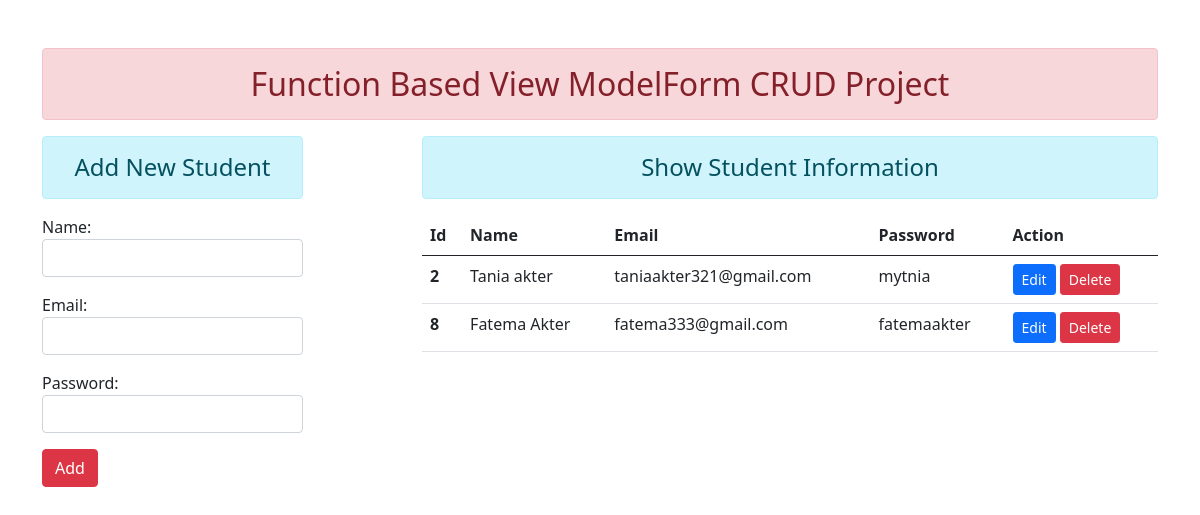
Before: / with the older database file.
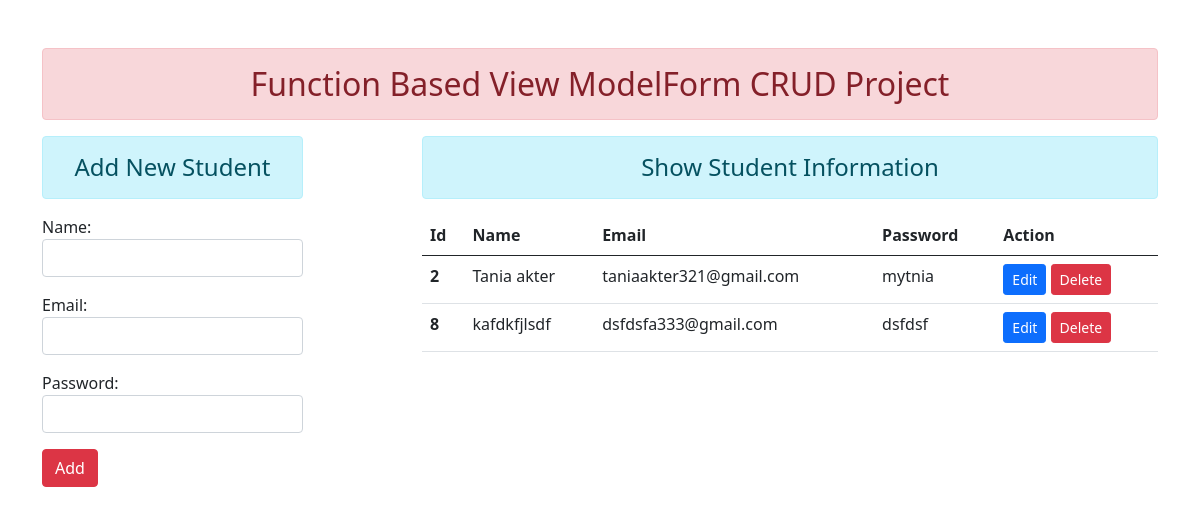
After: the same page with the newer database file.
### app1/models.py (models this page shows)
class User(models.Model):
    name = models.CharField(max_length=80)
    email = models.EmailField(max_length=100)
    password = models.CharField(max_length=50)

### app1/views.py (the view)
# urls.py: path('',views.add_show, name="home"),
def add_show(request):
    if request.method == 'POST':
        fm = StudentRegistration(request.POST)
        if fm.is_valid():
            name = fm.cleaned_data['name']
            email = fm.cleaned_data['email']
            password = fm.cleaned_data['password']
            reg = User(name=name, email=email, password=password)
            reg.save()
            messages.success(request=request, message="You Successfully Add New Record")
            fm = StudentRegistration()
    else:
        fm = StudentRegistration()
    student_info = User.objects.all()
    return render(request, "app1/addAndShow.html", context={'form': fm, 'info':student_info})

### app1/forms.py
class StudentRegistration(forms.ModelForm):
    class Meta:
        model = User
        fields = ['name', 'email', 'password']
        widgets = {
            'name' : forms.TextInput(attrs={'class':'form-control'}),
            'email' : forms.EmailInput(attrs={'class':'form-control'}),
            'password' : forms.PasswordInput(render_value=True,attrs={'class':'form-control'}),
        }

### app1/templates/app1/addAndShow.html (shortened to what this page needs)
{% extends 'app1/base.html' %} {% block content %}
<div class="row">
  <div class="col-sm-3">
    <h4 class="text-center alert alert-info">Add New Student</h4>
    <form action="" method="post">
      {% csrf_token %} {{form.as_p}}
      <button type="submit" class="btn btn-danger">Add</button>
    </form>
  </div>
  <div class="col-sm-8 offset-1">
    <h4 class="text-center alert alert-info">Show Student Information</h4>
    {% if info %}
    <table class="table table-hover">
      <thead>
        <tr>
          <th scope="col">Id</th>
          <th scope="col">Name</th>
          <th scope="col">Email</th>
          <th scope="col">Password</th>
          <th scope="col">Action</th>
        </tr>
      </thead>
      <tbody>
        {% for i in info %}
        <tr>
          <th scope="row">{{i.id}}</th>
          <td>{{i.name}}</td>
          <td>{{i.email}}</td>
          <td>{{i.password}}</td>
          <td>
            <a href="{% url 'update_info' i.id %}" class="btn btn-primary btn-sm">Edit</a>
            <form action="{% url 'delete_info' i.id %}" method="post" class="d-inline">
              <button type="submit" class="btn btn-danger btn-sm">
                Delete
              </button>
            </form>
          </td>
        </tr>
        {% endfor %}
      </tbody>
    </table>
    {% else %}
    <h4 class="text-center alert alert-info">No Records Found</h4>
    {% endif %}
  </div>
</div>
{% endblock content %}

Changed rows visible on the page:
changed User id 8: name "Fatema Akter" → "kafdkfjlsdf"; email "fatema333@gmail.com" → "dsfdsfa333@gmail.com"; password "fatemaakter" → "dsfdsf"
